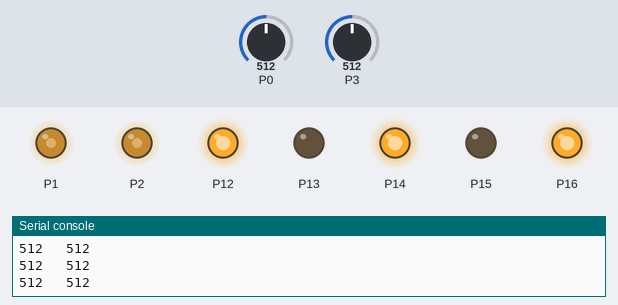
The program below on a simulated BBC micro:bit running MicroPython. Shown: output pins drawn as LEDs (lit = HIGH), the last lines printed to the serial console. The test bench sets the inputs (shaded band); at power-on: P0 = 512, P3 = 512 (analog values on the 0–1023 scale).

Above: at 1.2 s.
1.3 s: P0 set to 716
At 2.8 s:
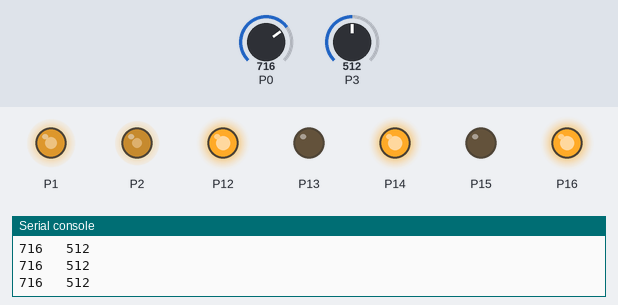
3.1 s: P3 set to 716
At 4.6 s:
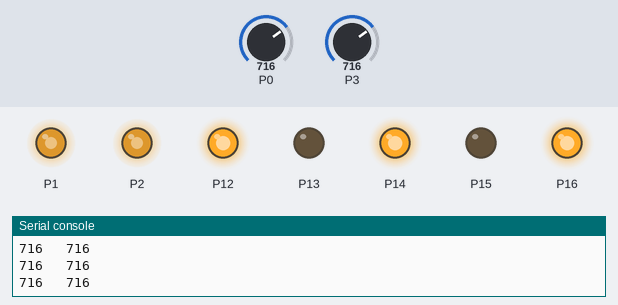
4.9 s: P0 set to 900
At 6.4 s:
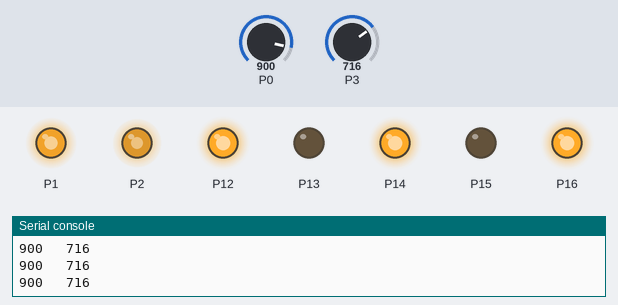
6.7 s: P3 set to 900
At 7.4 s:
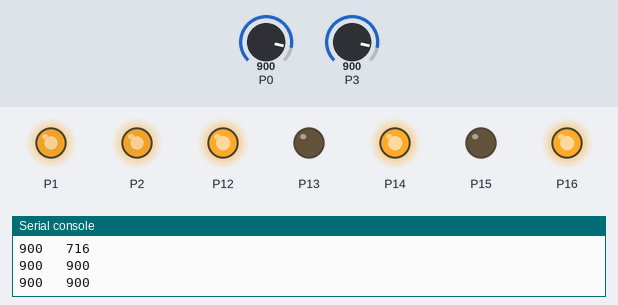
8.5 s: P0 set to 511
At 9.3 s:
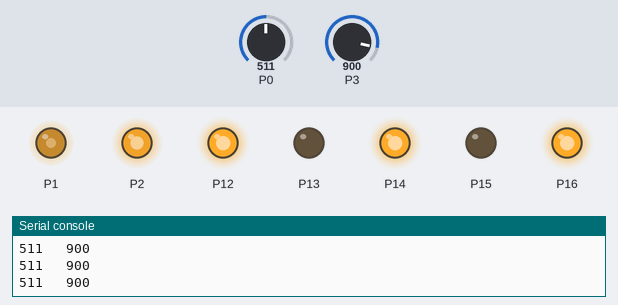
10.3 s: P3 set to 122
At 11.1 s:
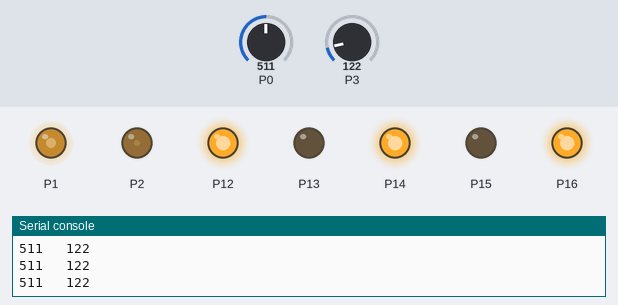
Timing chart, 0 to 13.1 s (numbered marks = the images above; inputs shaded):
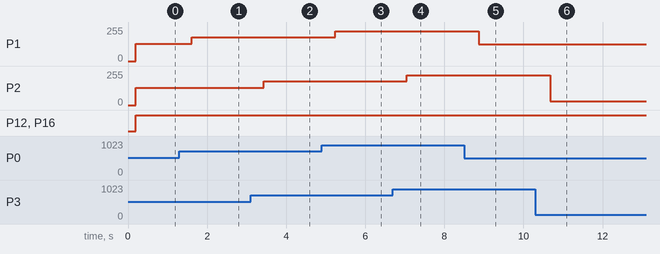

The program:

vehicle1.py
```python
from microbit import *
ldr1 = 0
ldr2 = 0
uart.init(115200)
pin14.write_digital(1)

while True:

    display.off()

    ldr1 = pin0.read_analog() # read the ldrs
    ldr2 = pin3.read_analog()
    sleep(200)
    uart.write(str(ldr1)+ "   "+ str(ldr2)+"\n")
    pin1.write_analog(ldr1)  # speed control for a1 and a2
    pin13.write_digital(0)  # a1
    pin12.write_digital(1)  # a2

    pin2.write_analog(ldr2)  # speed control for b1 and b2

    pin15.write_digital(0)  # b 1
    pin16.write_digital(1)  # b2
```

Measured:
- after the input at 1.3 s, P1: 128/255 → 178/255 after 0.31 s
- after the input at 3.1 s, P2: 128/255 → 178/255 after 0.33 s
- after the input at 4.9 s, P1: 178/255 → 224/255 after 0.34 s
- after the input at 6.7 s, P2: 178/255 → 224/255 after 0.36 s
- after the input at 8.5 s, P1: 224/255 → 127/255 after 0.37 s
- after the input at 10.3 s, P2: 224/255 → 30/255 after 0.38 s
